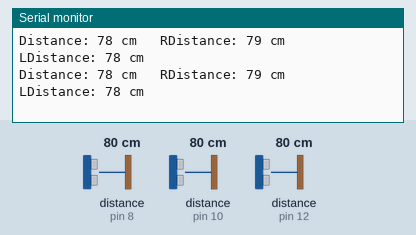
Recording of a sketch running on a simulated Arduino Uno, built with avr-gcc and run on an emulated ATmega328P. Parts: the last lines printed to the serial monitor. Wiring (inferred from the names in the program): 3 × ultrasonic range finder: trigger pin 9, echo pin 8 / trigger pin 11, echo pin 10 / trigger pin 13, echo pin 12. The test bench sets the inputs (shaded band); at power-on: distance to the obstacle (sensors on pin 8, pin 10, pin 12) 80 cm. The echo pulse lasts 58.3 µs per cm.

Above: at 1.2 s.
1.3 s: distance to the obstacle (sensor on pin 8) set to 2 cm
At 1.39 s:
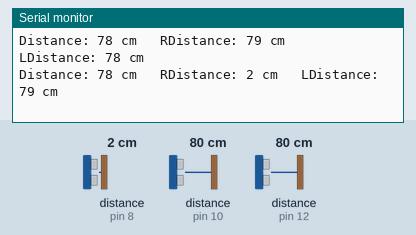
4.3 s: distance to the obstacle (sensor on pin 10) set to 2 cm
At 4.31 s:
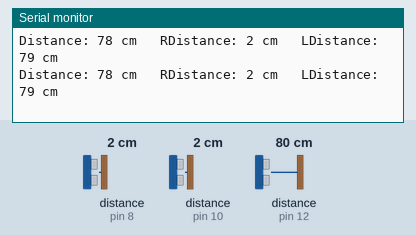
7.3 s: distance to the obstacle (sensor on pin 12) set to 2 cm
At 7.33 s:
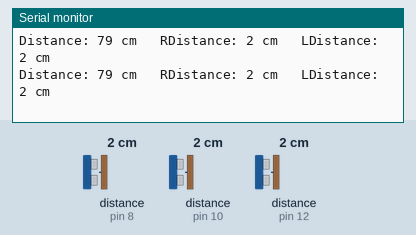
10.3 s: distance to the obstacle (sensor on pin 8) set to 18 cm
At 10.3 s:
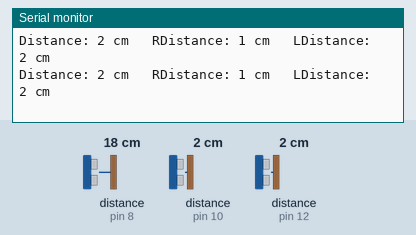
13.3 s: distance to the obstacle (sensor on pin 10) set to 18 cm
At 13.32 s:
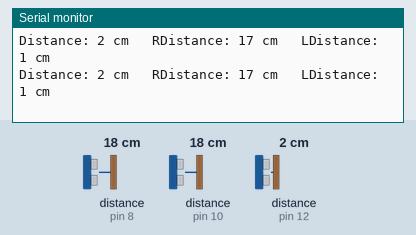
16.3 s: distance to the obstacle (sensor on pin 12) set to 18 cm
At 20.26 s:
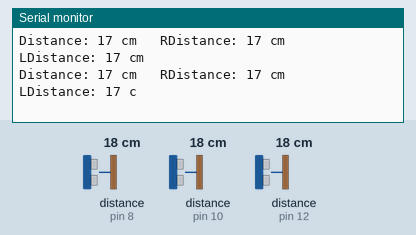
Timing chart, 0 to 20.3 s (numbered marks = the images above; inputs shaded):
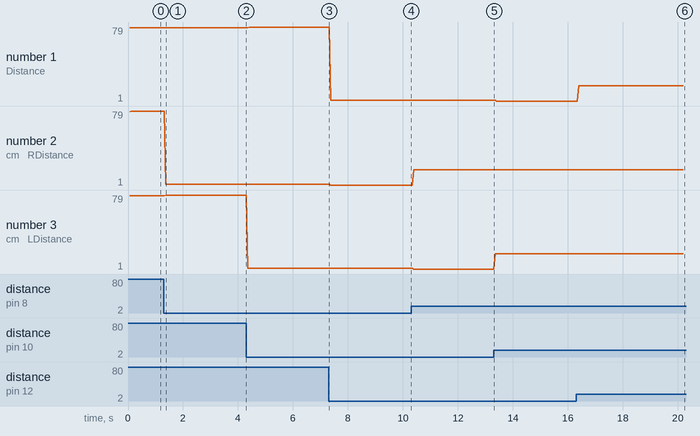

Measured:
- after the input at 1.3 s, the serial monitor: prints a new line after 0.08 s (image 1)
- after the input at 16.3 s, the serial monitor: prints a new line after 0.09 s (image 6)
- plotted number 2: 79 → 2 after the input at 1.3 s, 2 → 1 after the input at 7.3 s, 1 → 17 after the input at 10.3 s

The sketch:

Ultrasonic_debug.ino
```cpp
#define echoPin 12 // attach pin D2 Arduino to pin Echo of HC-SR04
#define trigPin 13 //attach pin D3 Arduino to pin Trig of HC-SR04
#define RechoPin 8 // attach pin D2 Arduino to pin Echo of HC-SR04
#define RtrigPin 9 //attach pin D3 Arduino to pin Trig of HC-SR04
#define LechoPin 10 // attach pin D2 Arduino to pin Echo of HC-SR04
#define LtrigPin 11 //attach pin D3 Arduino to pin Trig of HC-SR04

// defines variables
long duration,Rduration,Lduration; // variable for the duration of sound wave travel
int distance,Rdistance,Ldistance; // variable for the distance measurement

void setup() {
  pinMode(trigPin, OUTPUT); // Sets the trigPin as an OUTPUT
  pinMode(echoPin, INPUT); // Sets the echoPin as an INPUT
  pinMode(RtrigPin, OUTPUT); // Sets the trigPin as an OUTPUT
  pinMode(RechoPin, INPUT); // Sets the echoPin as an INPUT
  pinMode(LtrigPin, OUTPUT); // Sets the trigPin as an OUTPUT
  pinMode(LechoPin, INPUT); // Sets the echoPin as an INPUT
  Serial.begin(9600); // // Serial Communication is starting with 9600 of baudrate speed
  Serial.println("Ultrasonic Sensor HC-SR04 Test"); // print some text in Serial Monitor
  Serial.println("with Arduino UNO R3");
  pinMode(1, OUTPUT);
  digitalWrite(1, HIGH);

}
void loop() {
  // Clears the trigPin condition
  digitalWrite(trigPin, LOW);
  delayMicroseconds(2);
  // Sets the trigPin HIGH (ACTIVE) for 10 microseconds
  digitalWrite(trigPin, HIGH);
  delayMicroseconds(10);
  digitalWrite(trigPin, LOW);
  // Reads the echoPin, returns the sound wave travel time in microseconds
  duration = pulseIn(echoPin, HIGH);
  // Calculating the distance
  distance = duration * 0.034 / 2; // Speed of sound wave divided by 2 (go and back)
  // Displays the distance on the Serial Monitor
  Serial.print("Distance: ");
  Serial.print(distance);
  Serial.print(" cm \t");
  ///////////////////////////////2nd///////////////////////////
  digitalWrite(RtrigPin, LOW);
  delayMicroseconds(2);
  // Sets the trigPin HIGH (ACTIVE) for 10 microseconds
  digitalWrite(RtrigPin, HIGH);
  delayMicroseconds(10);
  digitalWrite(RtrigPin, LOW);
  // Reads the echoPin, returns the sound wave travel time in microseconds
  Rduration = pulseIn(RechoPin, HIGH);
  // Calculating the distance
  Rdistance = Rduration * 0.034 / 2; // Speed of sound wave divided by 2 (go and back)
  // Displays the distance on the Serial Monitor
  Serial.print("RDistance: ");
  Serial.print(Rdistance);
  Serial.print(" cm \t");
  /////////////////////////////3rd//////////////////////////////
  digitalWrite(LtrigPin, LOW);
  delayMicroseconds(2);
  // Sets the trigPin HIGH (ACTIVE) for 10 microseconds
  digitalWrite(LtrigPin, HIGH);
  delayMicroseconds(10);
  digitalWrite(LtrigPin, LOW);
  // Reads the echoPin, returns the sound wave travel time in microseconds
  Lduration = pulseIn(LechoPin, HIGH);
  // Calculating the distance
  Ldistance = Lduration * 0.034 / 2; // Speed of sound wave divided by 2 (go and back)
  // Displays the distance on the Serial Monitor
  Serial.print("LDistance: ");
  Serial.print(Ldistance);
  Serial.println(" cm");
}
```
